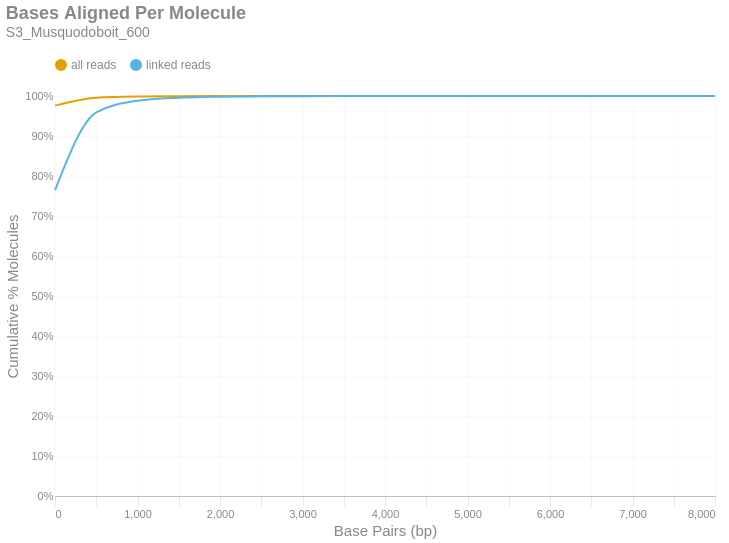

Write notebook code for a chart like this one.
### Markdown cell above
### Bases Aligned Per Molecule
This is a cumulative frequency distribution showing the number of base pairs aligned per unique molecule. These data are shown in 500 bp bins. There are two distributions: one with `all reads` (yellow) and another with only `linked reads` (blue). The percent of molecules in the `linked reads` distribution is relative to the total number of linked molecules.

### Code cell
if SKIPLR:
    print_html(f"Skipped")
else:
    binned_df = consolidated_hist(valids['aligned_bp'], mask, 500, True)
    with SafeRender(binned_df):
        (
            density_plot(binned_df, 'Bases Aligned Per Molecule', samplename, 'basesper')
            .encode(
                x=alt.X('bin:Q', title="Base Pairs (bp)").axis(tickMinStep=500).scale(padding=0),
                y=alt.Y('value:Q', title='Cumulative % Molecules')
                    .axis(format='%')
                    .scale(domain = [0,1])
                    .stack(False),
                color=alt.Color("key:N").scale(domain = ["all reads", "linked reads"]),
                tooltip = [
                    alt.Tooltip("key:N", title = "Data Type"),
                    alt.Tooltip("range_label:N", title="Bases Aligned Per Molecule"),
                    alt.Tooltip("value:Q", format = ".2%", title="% Molecules (Cum.)")
                ]
            )
        ).display()

### Figure 1 — Vega-Lite specification as saved in the notebook (floating-point values rounded to 4 significant figures)
{"width": "container", "height": 400, "config": {"title": {"anchor": "start", "dy": -15, "fontSize": 18, "color": "#888888", "subtitleColor": "#888888", "subtitleFontSize": 14}, "arc": {"fill": "#0072B2"}, "axis": {"domainColor": "#888888", "domainWidth": 0.5, "gridWidth": 0.2, "grid": false, "titleFontWeight": 400, "titleFontSize": 15, "labelFontSize": 11, "labelColor": "#888888", "tickColor": "#888888", "tickWidth": 0.2, "titleColor": "#888888"}, "axisBand": {"grid": false}, "axisX": {"grid": true, "tickSize": 10, "domainCap": "round"}, "axisY": {"domain": false, "grid": true, "tickSize": 0, "domainCap": "round"}, "background": "transparent", "header": {"labelFontSize": 15, "labelColor": "#888888", "titleFontSize": 15, "titleFontWeight": 600, "titleColor": "#888888"}, "legend": {"labelFont": "sans-serif", "labelFontSize": 12, "labelColor": "#888888", "symbolSize": 100, "symbolType": "circle", "titleFontSize": 12, "titlePadding": 10, "titleColor": "#888888", "title": null, "orient": "top"}, "range": {"category": ["#E69F00", "#56B4E9", "#009E73", "#F0E442", "#0072B2", "#D55E00", "#CC79A7", "#000000"], "diverging": ["#cfe8f3", "#a2d4ec", "#73bfe2", "#46abdb", "#1696d2", "#12719e"]}, "area": {"fill": "#0072B2", "fillOpacity": 0.7, "line": true, "strokeOpacity": 0.7}, "line": {"color": "#0072B2", "stroke": "#0072B2", "strokeWidth": 2}, "trail": {"color": "#0072B2", "stroke": "#0072B2", "strokeWidth": 0, "size": 1}, "point": {"filled": true, "fillOpacity": 1.0, "size": 95}, "text": {"color": "#888888", "fontSize": 11, "align": "right", "fontWeight": 400, "size": 11}, "bar": {"fill": "#0072B2", "stroke": null}, "view": {"stroke": null, "continuousWidth": 660, "continuousHeight": 400}}, "data": {"name": "data-a831b68d4eb1bf2b7690c5b10ffdede8"}, "mark": {"type": "line", "interpolate": "monotone", "point": {"opacity": 0, "size": 275}}, "encoding": {"color": {"field": "key", "scale": {"domain": ["all reads", "linked reads"]}, "type": "nominal"}, "tooltip": [{"field": "key", "title": "Data Type", "type": "nominal"}, {"field": "range_label", "title": "Bases Aligned Per Molecule", "type": "nominal"}, {"field": "value", "format": ".2%", "title": "% Molecules (Cum.)", "type": "quantitative"}], "x": {"axis": {"tickMinStep": 500}, "field": "bin", "scale": {"padding": 0}, "title": "Base Pairs (bp)", "type": "quantitative"}, "y": {"axis": {"format": "%"}, "field": "value", "scale": {"domain": [0, 1]}, "stack": false, "title": "Cumulative % Molecules", "type": "quantitative"}}, "params": [{"name": "param_c36ac31b6afebe62", "select": {"type": "point", "fields": ["key"]}, "bind": "legend"}], "title": {"text": "Bases Aligned Per Molecule", "subtitle": "S3_Musquodoboit_600"}, "transform": [{"fold": ["all reads (cumsum)", "linked reads (cumsum)"]}, {"calculate": "replace(datum.key, ' (cumsum)', '')", "as": "key"}, {"filter": {"param": "param_c36ac31b6afebe62"}}], "usermeta": {"embedOptions": {"downloadFileName": "S3_Musquodoboit_600.basesper"}}, "$schema": "https://vega.github.io/schema/vega-lite/v6.1.0.json", "datasets": {"data-a831b68d4eb1bf2b7690c5b10ffdede8": [{"bin": "0.0", "interval": "0.0-500.0", "all reads": 0.9759, "linked reads": 0.7645, "all reads (cumsum)": 0.9759, "linked reads (cumsum)": 0.7645, "range_label": "0-499"}, {"bin": "500.0", "interval": "500.0-1000.0", "all reads": 0.01989, "linked reads": 0.1943, "all reads (cumsum)": 0.9958, "linked reads (cumsum)": 0.9588, "range_label": "500-999"}, {"bin": "1000.0", "interval": "1000.0-1500.0", "all reads": 0.002969, "linked reads": 0.02932, "all reads (cumsum)": 0.9988, "linked reads (cumsum)": 0.9882, "range_label": "1000-1499"}, {"bin": "1500.0", "interval": "1500.0-2000.0", "all reads": 0.0007567, "linked reads": 0.007484, "all reads (cumsum)": 0.9996, "linked reads (cumsum)": 0.9956, "range_label": "1500-1999"}, {"bin": "2000.0", "interval": "2000.0-2500.0", "all reads": 0.0002554, "linked reads": 0.002526, "all reads (cumsum)": 0.9998, "linked reads (cumsum)": 0.9982, "range_label": "2000-2499"}, {"bin": "2500.0", "interval": "2500.0-3000.0", "all reads": 9.235e-05, "linked reads": 0.0009134, "all reads (cumsum)": 0.9999, "linked reads (cumsum)": 0.9991, "range_label": "2500-2999"}, {"bin": "3000.0", "interval": "3000.0-3500.0", "all reads": 4.714e-05, "linked reads": 0.0004663, "all reads (cumsum)": 1.0, "linked reads (cumsum)": 0.9996, "range_label": "3000-3499"}, {"bin": "3500.0", "interval": "3500.0-4000.0", "all reads": 2.228e-05, "linked reads": 0.0002204, "all reads (cumsum)": 1.0, "linked reads (cumsum)": 0.9998, "range_label": "3500-3999"}, {"bin": "4000.0", "interval": "4000.0-4500.0", "all reads": 1.095e-05, "linked reads": 0.0001083, "all reads (cumsum)": 1.0, "linked reads (cumsum)": 0.9999, "range_label": "4000-4499"}, {"bin": "4500.0", "interval": "4500.0-5000.0", "all reads": 5.152e-06, "linked reads": 5.096e-05, "all reads (cumsum)": 1.0, "linked reads (cumsum)": 0.9999, "range_label": "4500-4999"}, {"bin": "5000.0", "interval": "5000.0-5500.0", "all reads": 3.735e-06, "linked reads": 3.694e-05, "all reads (cumsum)": 1.0, "linked reads (cumsum)": 1.0, "range_label": "5000-5499"}, {"bin": "5500.0", "interval": "5500.0-6000.0", "all reads": 1.417e-06, "linked reads": 1.401e-05, "all reads (cumsum)": 1.0, "linked reads (cumsum)": 1.0, "range_label": "5500-5999"}, {"bin": "6000.0", "interval": "6000.0-6500.0", "all reads": 6.44e-07, "linked reads": 6.37e-06, "all reads (cumsum)": 1.0, "linked reads (cumsum)": 1.0, "range_label": "6000-6499"}, {"bin": "6500.0", "interval": "6500.0-7000.0", "all reads": 3.864e-07, "linked reads": 3.822e-06, "all reads (cumsum)": 1.0, "linked reads (cumsum)": 1.0, "range_label": "6500-6999"}, {"bin": "7000.0", "interval": "7000.0-7500.0", "all reads": 2.576e-07, "linked reads": 2.548e-06, "all reads (cumsum)": 1.0, "linked reads (cumsum)": 1.0, "range_label": "7000-7499"}, {"bin": "7500.0", "interval": "7500.0-8000.0", "all reads": 0.0, "linked reads": 0.0, "all reads (cumsum)": 1.0, "linked reads (cumsum)": 1.0, "range_label": "7500-7999"}, {"bin": "8000.0", "interval": "8000.0-8500.0", "all reads": 1.288e-07, "linked reads": 1.274e-06, "all reads (cumsum)": 1.0, "linked reads (cumsum)": 1.0, "range_label": "8000-8499"}]}}
